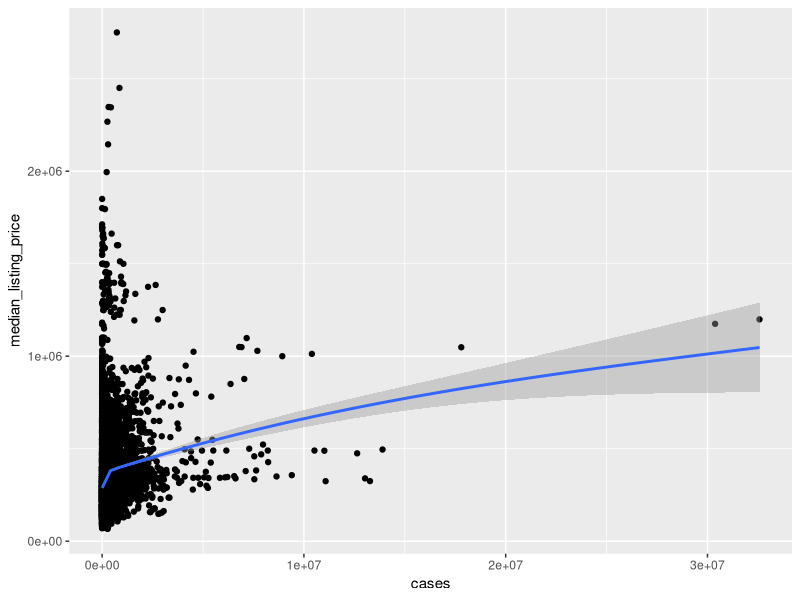
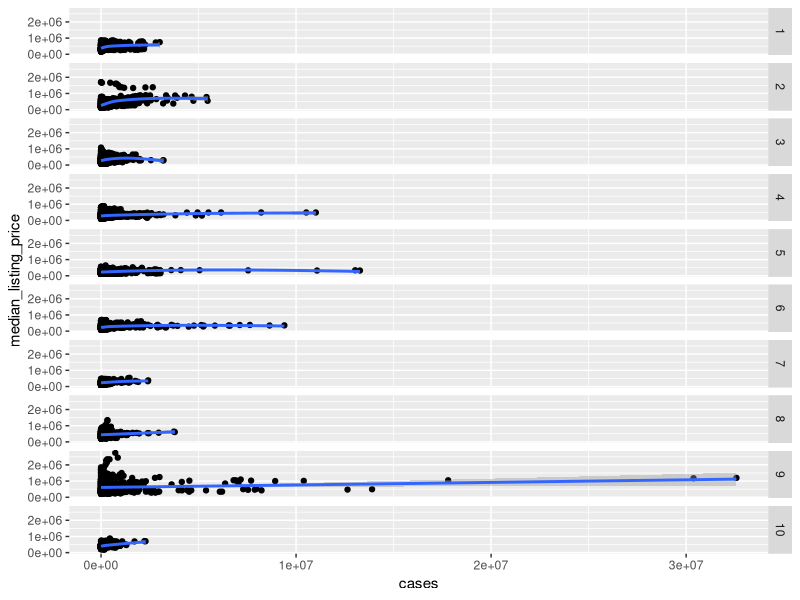
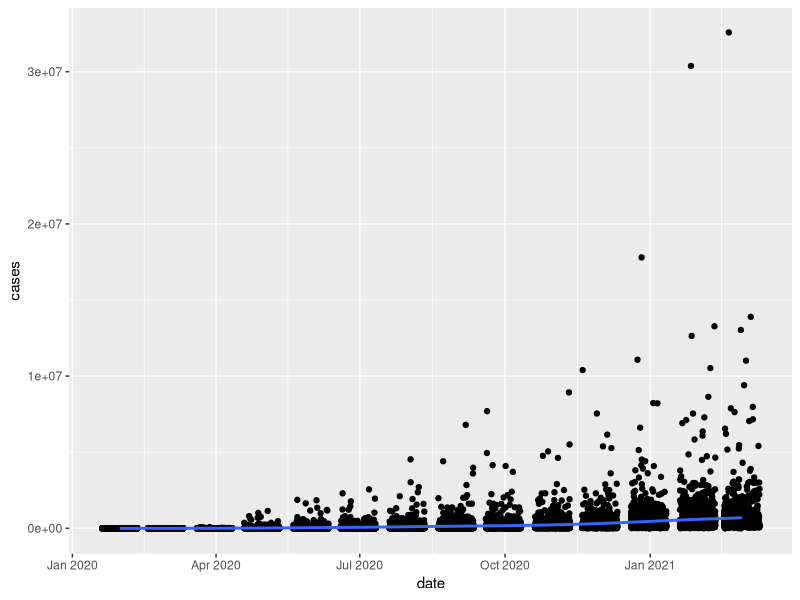
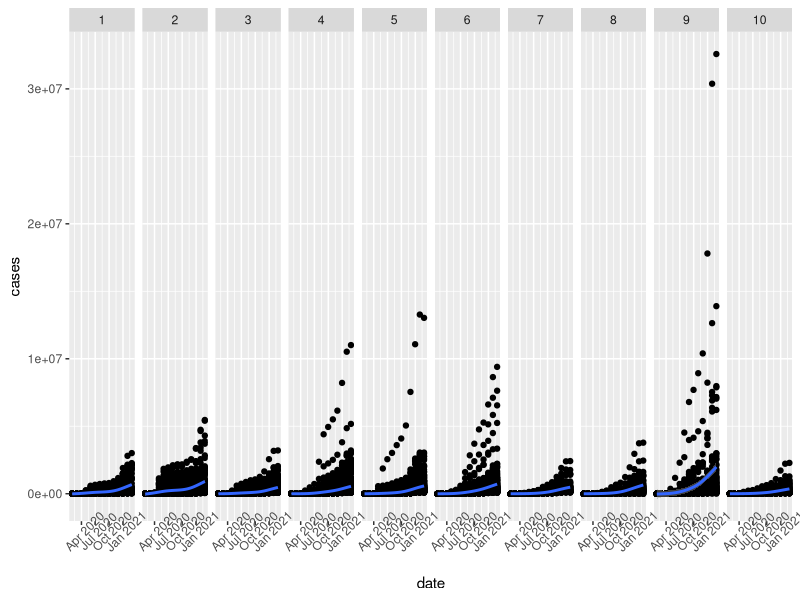
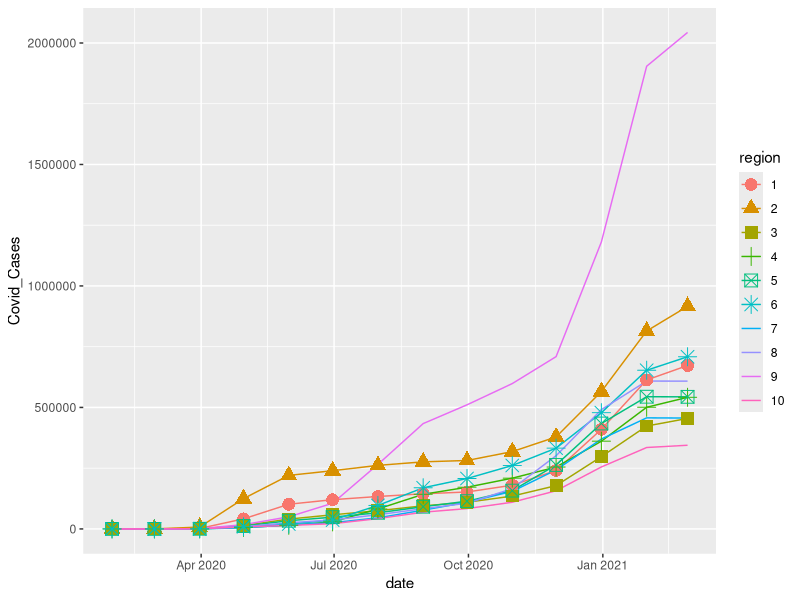
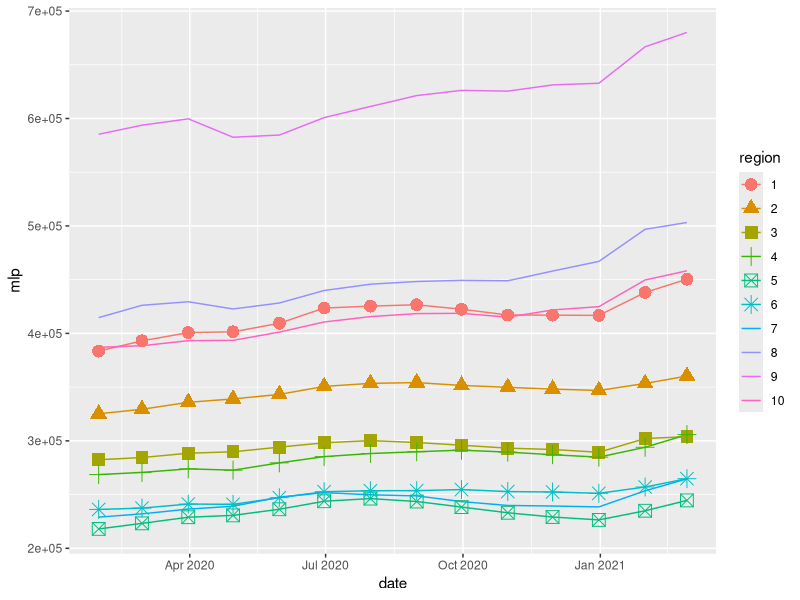
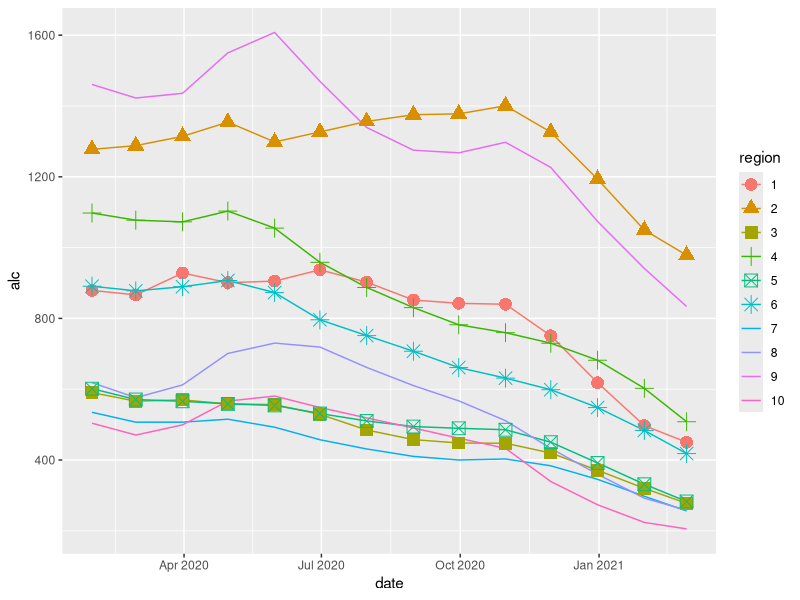
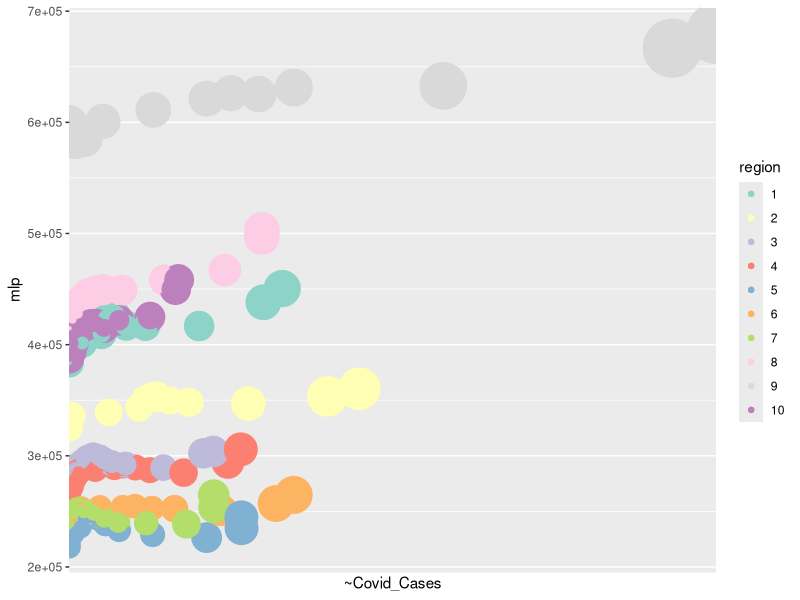

These charts were generated, in order, by the following R code:
## ---- chunk 1
library(tidyverse)
data <- read_csv("data/project_data.csv")[,c(2,3,4,5,6,8,11,35)]
data <- na.omit(data)
head(data) # 13804 rows
names(data)
unique(data$date)
# unique(data$county_fips) # 986
unique(data$state) # 51
## ---- chunk 2
summary(data)
## ---- chunk 3
data$region <- 0
for (i in 1:nrow(data)) {
  if (data$state[i] %in% c("connecticut","maine","massachusetts","new hampshire","rhode island", "vermont")) {
    data$region[i] <- 1
  } else if (data$state[i] %in% c("new jersey", "new york", "puerto rico")) {
    data$region[i] <- 2
  } else if (data$state[i] %in% c("delaware", "district of columbia", "maryland", "pennsylvania", "virginia", "west virginia")) {
    data$region[i] <- 3
  } else if (data$state[i] %in% c("alabama", "florida", "georgia", "kentucky", "mississippi", "north carolina", "south carolina", "tennessee")) {
    data$region[i] <- 4
  } else if (data$state[i] %in% c("illinois", "indiana", "michigan", "minnesota", "ohio", "wisconsin")) {
    data$region[i] <- 5
  } else if (data$state[i] %in% c("arkansas", "louisiana", "new mexico", "oklahoma", "texas")) {
    data$region[i] <- 6
  } else if (data$state[i] %in% c("iowa", "kansas", "missouri", "nebraska")) {
    data$region[i] <- 7
  } else if (data$state[i] %in% c("colorado", "montana", "north dakota", "south dakota", "utah", "wyoming")) {
    data$region[i] <- 8
  } else if (data$state[i] %in% c("arizona", "california", "hawaii", "nevada", "american samoa", "guam", "northern mariana islands")) {
    data$region[i] <- 9
  } else if (data$state[i] %in% c( "alaska", "idaho", "oregon", "washington")) {
    data$region[i] <- 10
  }
}
data$region <- as.factor(data$region)
# Region I: Connecticut, Maine, Massachusetts, New Hampshire, Rhode Island, Vermont
# Region II: New Jersey, New York, Puerto Rico, US Virgin Islands
# Region III: Delaware, District of Columbia, Maryland, Pennsylvania, Virginia, West Virginia
# Region IV: Alabama, Florida, Georgia, Kentucky, Mississippi, North Carolina, South Carolina, Tennessee
# Region V: Illinois, Indiana, Michigan, Minnesota, Ohio, Wisconsin
# Region VI: Arkansas, Louisiana, New Mexico, Oklahoma, Texas
# Region VII: Iowa, Kansas, Missouri, Nebraska
# Region VIII: Colorado, Montana, North Dakota, South Dakota, Utah, Wyoming
# Region IX: Arizona, California, Hawaii, Nevada, American Samoa, Guam, Northern Mariana Islands
# Region X: Alaska, Idaho, Oregon, Washington
head(data)
## ---- chunk 4
library(ggplot2)
## ---- chunk 5
ggplot(aes(x=cases, y=median_listing_price), data=data) + 
  geom_point() + geom_smooth() 
## ---- chunk 6
ggplot(aes(x=cases, y=median_listing_price), data=data) + 
  geom_point() + geom_smooth() +
  facet_grid(rows = vars(region))
## ---- chunk 7
# covid trend over states
ggplot(aes(x=date, y=cases), data=data) +
  geom_jitter() + geom_smooth()
## ---- chunk 8
ggplot(aes(x=date, y=cases), data=data) + 
  geom_point() + geom_smooth() +
  facet_grid(cols = vars(region)) +
  theme(axis.text.x=element_text(angle=45))
## ---- chunk 9
data%>%
  group_by(date,region)%>%
  summarise(Covid_Cases=mean(cases))%>%
  ungroup()%>%
  ggplot(aes(
    x=date,
    y=Covid_Cases,
    colour=region,
    group=region,
    shape=region
    ))+
  geom_line()+
  geom_point(size=4)
## ---- chunk 10
data%>%
  group_by(date,region)%>%
  summarise(mlp=mean(median_listing_price))%>%
  ungroup()%>%
  ggplot(aes(
    x=date,
    y=mlp,
    colour=region,
    group=region,
    shape=region
    ))+
  geom_line()+
  geom_point(size=4)

data%>%
  group_by(date,region)%>%
  summarise(alc=mean(active_listing_count))%>%
  ungroup()%>%
  ggplot(aes(
    x=date,
    y=alc,
    colour=region,
    group=region,
    shape=region
    ))+
  geom_line()+
  geom_point(size=4)

## ---- chunk 11
data%>%
  group_by(date,region)%>%
  summarise(Covid_Cases=mean(cases), mlp=mean(median_listing_price))%>%
  ungroup()%>%
  ggplot(aes(
        x = Covid_Cases,
        y = mlp,
        col = region
        )) +
       geom_point(mapping = aes(size = mlp)) +
      geom_point(aes(size = Covid_Cases)) +
      scale_size(range = c(1, 20), guide = FALSE) +
      scale_x_discrete(aes(label = Covid_Cases)) +
      scale_color_brewer(palette = "Set3")
## ---- chunk 12
data%>%
  group_by(date)%>%
  summarise(price=mean(median_listing_price))%>%
  ggplot(aes(
    x=date,
    y=price,
  ))+
  geom_point()+
  geom_line()+
  theme(axis.text.x=element_text(angle=45))
## ---- chunk 13
data$region <- as.numeric(data$region)
data$state <- as.numeric(as.factor(data$state))
data$county <- as.numeric(as.factor(data$county))
X<-data[,-1]
M<-cor(X)
library(corrplot)
corrplot(M, method="shade")
corrplot(M, method="number")
## ---- chunk 14
full.lm.fit<-lm(active_listing_count~cases+deaths+county+state+region,data = data)
summary(full.lm.fit)
## ---- chunk 15
full.lm.fit<-lm(active_listing_count~cases+deaths+county+state+region+average_listing_price,data = data)
summary(full.lm.fit)
## ---- chunk 16

